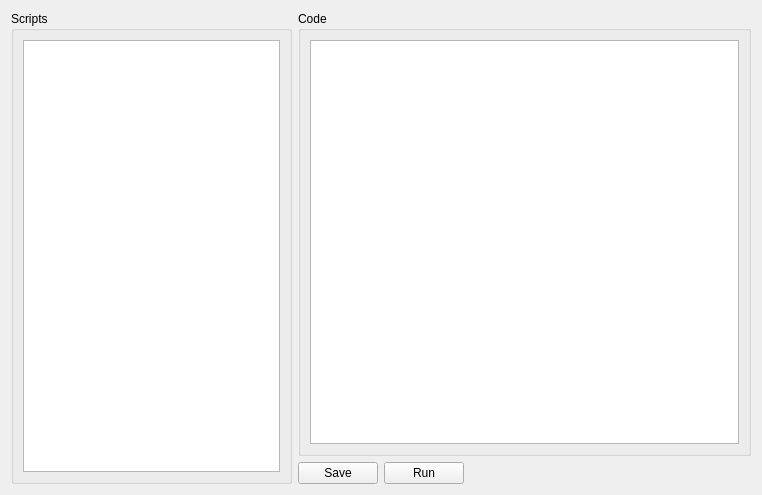
<?xml version="1.0" encoding="UTF-8"?>
<ui version="4.0">
 <class>UserScriptWidget</class>
 <widget class="QWidget" name="UserScriptWidget">
  <property name="geometry">
   <rect>
    <x>0</x>
    <y>0</y>
    <width>762</width>
    <height>495</height>
   </rect>
  </property>
  <property name="windowTitle">
   <string>Form</string>
  </property>
  <layout class="QGridLayout" name="gridLayout">
   <item row="0" column="0" rowspan="2">
    <widget class="QGroupBox" name="groupBox">
     <property name="title">
      <string>Scripts</string>
     </property>
     <layout class="QVBoxLayout" name="verticalLayout">
      <item>
       <widget class="QListWidget" name="listScripts"/>
      </item>
     </layout>
    </widget>
   </item>
   <item row="0" column="1" colspan="3">
    <widget class="QGroupBox" name="groupBox_2">
     <property name="title">
      <string>Code</string>
     </property>
     <layout class="QVBoxLayout" name="verticalLayout_2">
      <item>
       <widget class="QTextEdit" name="textCode"/>
      </item>
     </layout>
    </widget>
   </item>
   <item row="1" column="1">
    <widget class="QPushButton" name="pushSave">
     <property name="text">
      <string>Save</string>
     </property>
    </widget>
   </item>
   <item row="1" column="2">
    <widget class="QPushButton" name="pushRun">
     <property name="text">
      <string>Run</string>
     </property>
    </widget>
   </item>
   <item row="1" column="3">
    <spacer name="horizontalSpacer">
     <property name="orientation">
      <enum>Qt::Horizontal</enum>
     </property>
     <property name="sizeHint" stdset="0">
      <size>
       <width>278</width>
       <height>20</height>
      </size>
     </property>
    </spacer>
   </item>
  </layout>
 </widget>
 <resources/>
 <connections/>
</ui>
